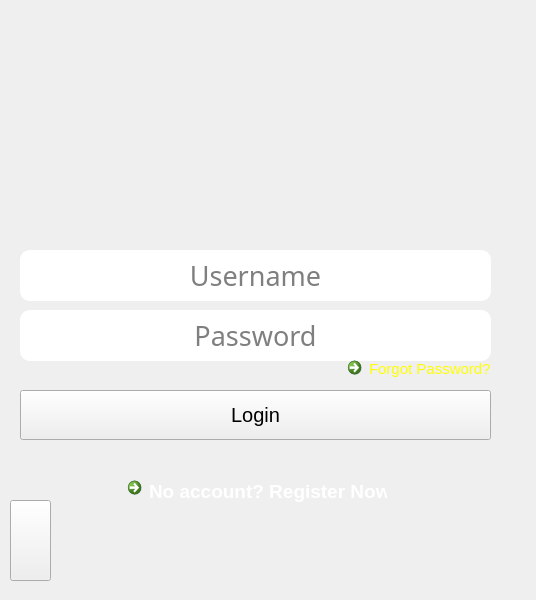
<?xml version="1.0" encoding="UTF-8"?>
<ui version="4.0">
 <class>Login</class>
 <widget class="QWidget" name="Login">
  <property name="windowModality">
   <enum>Qt::ApplicationModal</enum>
  </property>
  <property name="geometry">
   <rect>
    <x>0</x>
    <y>0</y>
    <width>536</width>
    <height>600</height>
   </rect>
  </property>
  <property name="minimumSize">
   <size>
    <width>536</width>
    <height>600</height>
   </size>
  </property>
  <property name="maximumSize">
   <size>
    <width>536</width>
    <height>600</height>
   </size>
  </property>
  <property name="palette">
   <palette>
    <active/>
    <inactive/>
    <disabled/>
   </palette>
  </property>
  <property name="font">
   <font>
    <pointsize>15</pointsize>
   </font>
  </property>
  <property name="mouseTracking">
   <bool>false</bool>
  </property>
  <property name="acceptDrops">
   <bool>false</bool>
  </property>
  <property name="windowTitle">
   <string>Skull King</string>
  </property>
  <property name="windowIcon">
   <iconset>
    <normalon>:/new/prefix1/Skull.jpg</normalon>
   </iconset>
  </property>
  <property name="windowOpacity">
   <double>1.000000000000000</double>
  </property>
  <property name="toolTip">
   <string/>
  </property>
  <property name="statusTip">
   <string/>
  </property>
  <property name="layoutDirection">
   <enum>Qt::LeftToRight</enum>
  </property>
  <property name="autoFillBackground">
   <bool>false</bool>
  </property>
  <property name="styleSheet">
   <string notr="true"/>
  </property>
  <property name="inputMethodHints">
   <set>Qt::ImhNone</set>
  </property>
  <widget class="QLineEdit" name="UserName">
   <property name="geometry">
    <rect>
     <x>20</x>
     <y>250</y>
     <width>471</width>
     <height>51</height>
    </rect>
   </property>
   <property name="minimumSize">
    <size>
     <width>10</width>
     <height>30</height>
    </size>
   </property>
   <property name="font">
    <font>
     <family>High Tower Text</family>
     <pointsize>20</pointsize>
     <italic>false</italic>
     <bold>false</bold>
    </font>
   </property>
   <property name="focusPolicy">
    <enum>Qt::ClickFocus</enum>
   </property>
   <property name="autoFillBackground">
    <bool>false</bool>
   </property>
   <property name="styleSheet">
    <string notr="true">border-radius:10px;
font:  20pt &quot;High Tower Text&quot;;
background-color: rgb(255, 255, 255);</string>
   </property>
   <property name="text">
    <string/>
   </property>
   <property name="alignment">
    <set>Qt::AlignCenter</set>
   </property>
   <property name="placeholderText">
    <string>Username</string>
   </property>
  </widget>
  <widget class="QLineEdit" name="Password">
   <property name="geometry">
    <rect>
     <x>20</x>
     <y>310</y>
     <width>471</width>
     <height>51</height>
    </rect>
   </property>
   <property name="minimumSize">
    <size>
     <width>10</width>
     <height>30</height>
    </size>
   </property>
   <property name="font">
    <font>
     <family>High Tower Text</family>
     <pointsize>20</pointsize>
     <italic>false</italic>
     <bold>false</bold>
    </font>
   </property>
   <property name="focusPolicy">
    <enum>Qt::ClickFocus</enum>
   </property>
   <property name="styleSheet">
    <string notr="true">border-radius:10px;
font:  20pt &quot;High Tower Text&quot;;
background-color: rgb(255, 255, 255);</string>
   </property>
   <property name="echoMode">
    <enum>QLineEdit::Password</enum>
   </property>
   <property name="alignment">
    <set>Qt::AlignCenter</set>
   </property>
   <property name="placeholderText">
    <string>Password</string>
   </property>
  </widget>
  <widget class="QPushButton" name="Login_2">
   <property name="geometry">
    <rect>
     <x>20</x>
     <y>390</y>
     <width>471</width>
     <height>50</height>
    </rect>
   </property>
   <property name="minimumSize">
    <size>
     <width>0</width>
     <height>50</height>
    </size>
   </property>
   <property name="cursor">
    <cursorShape>PointingHandCursor</cursorShape>
   </property>
   <property name="styleSheet">
    <string notr="true"/>
   </property>
   <property name="text">
    <string>Login</string>
   </property>
  </widget>
  <widget class="QCommandLinkButton" name="commandLinkButton">
   <property name="geometry">
    <rect>
     <x>120</x>
     <y>470</y>
     <width>271</width>
     <height>41</height>
    </rect>
   </property>
   <property name="minimumSize">
    <size>
     <width>0</width>
     <height>0</height>
    </size>
   </property>
   <property name="font">
    <font>
     <pointsize>14</pointsize>
     <bold>true</bold>
     <strikeout>false</strikeout>
    </font>
   </property>
   <property name="cursor">
    <cursorShape>PointingHandCursor</cursorShape>
   </property>
   <property name="layoutDirection">
    <enum>Qt::LeftToRight</enum>
   </property>
   <property name="autoFillBackground">
    <bool>false</bool>
   </property>
   <property name="styleSheet">
    <string notr="true">color: rgb(255, 255, 255);</string>
   </property>
   <property name="text">
    <string>No account? Register Now</string>
   </property>
   <property name="checkable">
    <bool>false</bool>
   </property>
   <property name="checked">
    <bool>false</bool>
   </property>
   <property name="autoRepeat">
    <bool>false</bool>
   </property>
   <property name="autoExclusive">
    <bool>false</bool>
   </property>
   <property name="autoDefault">
    <bool>false</bool>
   </property>
  </widget>
  <widget class="QLabel" name="label_2">
   <property name="geometry">
    <rect>
     <x>-20</x>
     <y>0</y>
     <width>561</width>
     <height>611</height>
    </rect>
   </property>
   <property name="minimumSize">
    <size>
     <width>561</width>
     <height>611</height>
    </size>
   </property>
   <property name="maximumSize">
    <size>
     <width>561</width>
     <height>611</height>
    </size>
   </property>
   <property name="styleSheet">
    <string notr="true">border-image: url(:/new/prefix1/Skull4.png);</string>
   </property>
   <property name="text">
    <string/>
   </property>
  </widget>
  <widget class="QCommandLinkButton" name="commandLinkButton_2">
   <property name="geometry">
    <rect>
     <x>340</x>
     <y>350</y>
     <width>161</width>
     <height>41</height>
    </rect>
   </property>
   <property name="font">
    <font>
     <pointsize>11</pointsize>
     <bold>false</bold>
    </font>
   </property>
   <property name="cursor">
    <cursorShape>PointingHandCursor</cursorShape>
   </property>
   <property name="styleSheet">
    <string notr="true">color: rgb(255, 255, 0);</string>
   </property>
   <property name="text">
    <string>Forgot Password?</string>
   </property>
   <property name="icon">
    <iconset resource="pictures.qrc">
     <normaloff>:/new/prefix1/transparent.png</normaloff>:/new/prefix1/transparent.png</iconset>
   </property>
  </widget>
  <widget class="QPushButton" name="Exit">
   <property name="geometry">
    <rect>
     <x>10</x>
     <y>500</y>
     <width>41</width>
     <height>81</height>
    </rect>
   </property>
   <property name="styleSheet">
    <string notr="true"/>
   </property>
   <property name="text">
    <string/>
   </property>
  </widget>
  <zorder>label_2</zorder>
  <zorder>UserName</zorder>
  <zorder>Password</zorder>
  <zorder>Login_2</zorder>
  <zorder>commandLinkButton</zorder>
  <zorder>commandLinkButton_2</zorder>
  <zorder>Exit</zorder>
 </widget>
 <resources>
  <include location="pictures.qrc"/>
 </resources>
 <connections/>
</ui>
